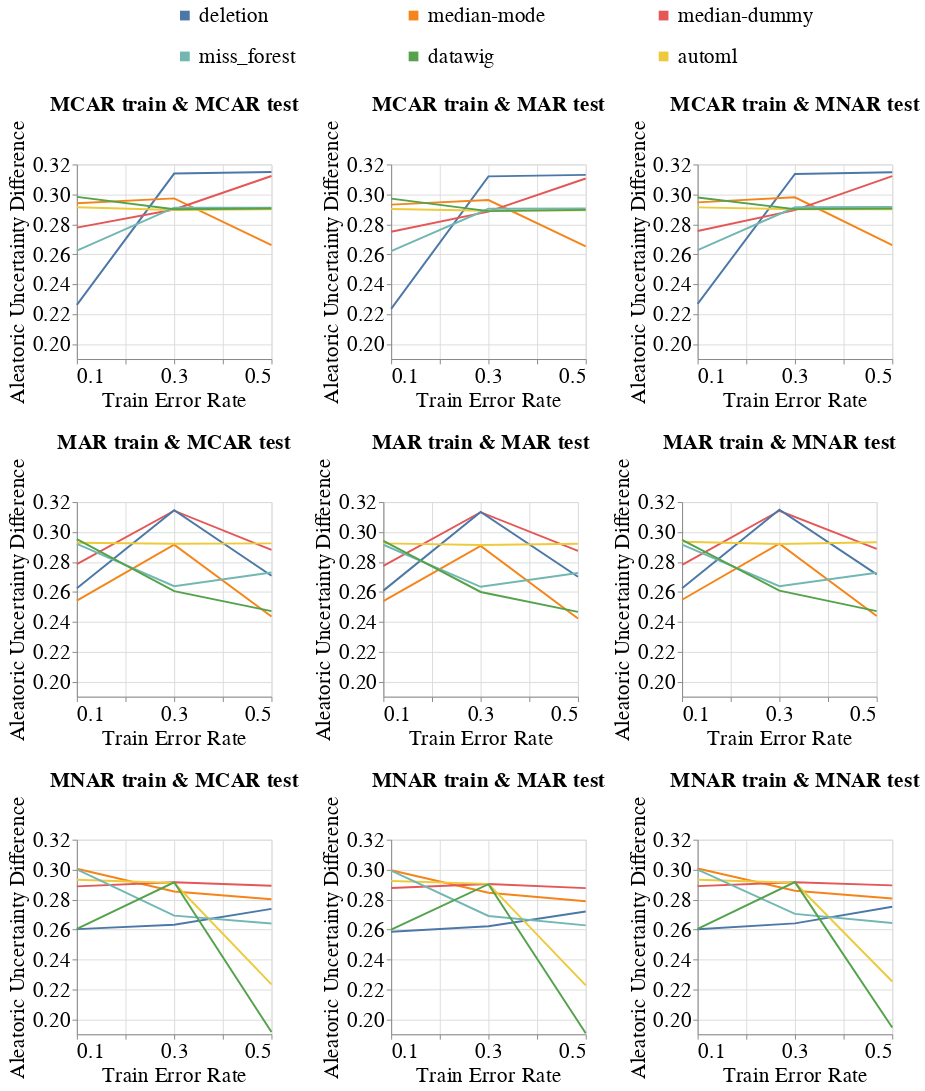

Notebook source saved alongside this figure:
### Code cell
create_exp2_line_bands_for_diff_imputers(dataset_name=DATASET_NAME,
                                         model_name='mlp_clf',
                                         metric_name='Aleatoric_Uncertainty_Difference',
                                         db_client=db_client,
                                         group=SENSITIVE_ATTR_FOR_DISPARITY_METRICS,
                                         with_band=False)
